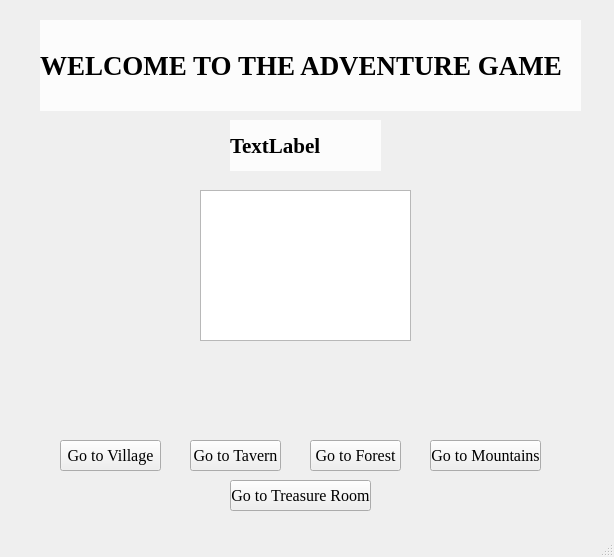
<?xml version="1.0" encoding="UTF-8"?>
<ui version="4.0">
 <class>MainWindow</class>
 <widget class="QMainWindow" name="MainWindow">
  <property name="geometry">
   <rect>
    <x>0</x>
    <y>0</y>
    <width>614</width>
    <height>557</height>
   </rect>
  </property>
  <property name="windowTitle">
   <string>MainWindow</string>
  </property>
  <widget class="QWidget" name="centralwidget">
   <widget class="QLabel" name="labelStatus">
    <property name="geometry">
     <rect>
      <x>40</x>
      <y>20</y>
      <width>541</width>
      <height>91</height>
     </rect>
    </property>
    <property name="font">
     <font>
      <family>Times New Roman</family>
      <pointsize>20</pointsize>
      <bold>true</bold>
     </font>
    </property>
    <property name="styleSheet">
     <string notr="true">background-color: rgba(255, 255, 255, 200);
color: black;
font-weight: bold;

</string>
    </property>
    <property name="text">
     <string>WELCOME TO THE ADVENTURE GAME</string>
    </property>
   </widget>
   <widget class="QLabel" name="labelStats">
    <property name="geometry">
     <rect>
      <x>230</x>
      <y>120</y>
      <width>151</width>
      <height>51</height>
     </rect>
    </property>
    <property name="font">
     <font>
      <family>Times New Roman</family>
      <pointsize>16</pointsize>
      <bold>true</bold>
     </font>
    </property>
    <property name="styleSheet">
     <string notr="true">background-color: rgba(255, 255, 255, 200);
color: black;
font-weight: bold;


</string>
    </property>
    <property name="text">
     <string>TextLabel</string>
    </property>
   </widget>
   <widget class="QTextEdit" name="logArea">
    <property name="geometry">
     <rect>
      <x>200</x>
      <y>190</y>
      <width>211</width>
      <height>151</height>
     </rect>
    </property>
    <property name="font">
     <font>
      <family>Times New Roman</family>
      <pointsize>10</pointsize>
     </font>
    </property>
    <property name="readOnly">
     <bool>true</bool>
    </property>
   </widget>
   <widget class="QPushButton" name="btnVillage">
    <property name="geometry">
     <rect>
      <x>60</x>
      <y>440</y>
      <width>101</width>
      <height>31</height>
     </rect>
    </property>
    <property name="font">
     <font>
      <family>Times New Roman</family>
      <pointsize>12</pointsize>
     </font>
    </property>
    <property name="styleSheet">
     <string notr="true">QPushButton{
&quot;background-color: rgba(255, 255, 255, 200); color: black;&quot;
};
</string>
    </property>
    <property name="text">
     <string>Go to Village</string>
    </property>
   </widget>
   <widget class="QPushButton" name="btnTavern">
    <property name="geometry">
     <rect>
      <x>190</x>
      <y>440</y>
      <width>91</width>
      <height>31</height>
     </rect>
    </property>
    <property name="font">
     <font>
      <family>Times New Roman</family>
      <pointsize>12</pointsize>
     </font>
    </property>
    <property name="styleSheet">
     <string notr="true">QPushButton{
&quot;background-color: rgba(255, 255, 255, 200); color: black;&quot;
};
</string>
    </property>
    <property name="text">
     <string>Go to Tavern</string>
    </property>
   </widget>
   <widget class="QPushButton" name="btnForest">
    <property name="geometry">
     <rect>
      <x>310</x>
      <y>440</y>
      <width>91</width>
      <height>31</height>
     </rect>
    </property>
    <property name="font">
     <font>
      <family>Times New Roman</family>
      <pointsize>12</pointsize>
     </font>
    </property>
    <property name="styleSheet">
     <string notr="true">QPushButton{
&quot;background-color: rgba(255, 255, 255, 200); color: black;&quot;
};
</string>
    </property>
    <property name="text">
     <string>Go to Forest</string>
    </property>
   </widget>
   <widget class="QPushButton" name="btnMountains">
    <property name="geometry">
     <rect>
      <x>430</x>
      <y>440</y>
      <width>111</width>
      <height>31</height>
     </rect>
    </property>
    <property name="font">
     <font>
      <family>Times New Roman</family>
      <pointsize>12</pointsize>
     </font>
    </property>
    <property name="styleSheet">
     <string notr="true">QPushButton{
&quot;background-color: rgba(255, 255, 255, 200); color: black;&quot;
};
</string>
    </property>
    <property name="text">
     <string>Go to Mountains</string>
    </property>
   </widget>
   <widget class="QPushButton" name="btnTreasure">
    <property name="geometry">
     <rect>
      <x>230</x>
      <y>480</y>
      <width>141</width>
      <height>31</height>
     </rect>
    </property>
    <property name="font">
     <font>
      <family>Times New Roman</family>
      <pointsize>12</pointsize>
     </font>
    </property>
    <property name="styleSheet">
     <string notr="true">QPushButton{
&quot;background-color: rgba(255, 255, 255, 200); color: black;&quot;
};
</string>
    </property>
    <property name="text">
     <string>Go to Treasure Room</string>
    </property>
   </widget>
  </widget>
  <widget class="QMenuBar" name="menubar">
   <property name="geometry">
    <rect>
     <x>0</x>
     <y>0</y>
     <width>614</width>
     <height>21</height>
    </rect>
   </property>
  </widget>
  <widget class="QStatusBar" name="statusbar"/>
 </widget>
 <resources/>
 <connections/>
</ui>
